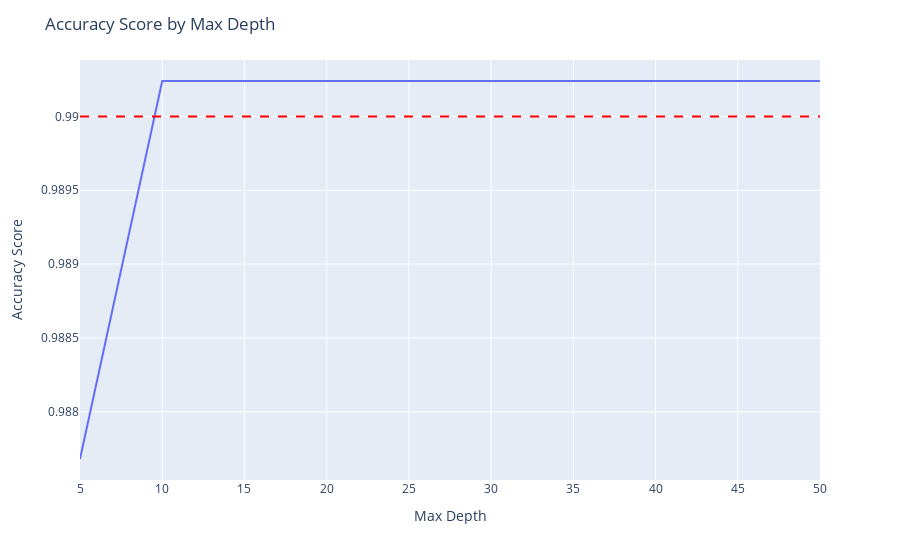

The notebook cell saved with this chart:
### Code cell
df_3d_mean_optimal = df_3d_mean[df_3d_mean['number_of_trees'] == optimal_number_of_trees]
fig = px.line(df_3d_mean_optimal, x='max_depth', y='score')
fig.add_hline(y=0.990, line_dash='dash', line_color='red')
fig.update_xaxes(title_text='Max Depth')
fig.update_yaxes(title_text='Accuracy Score')
fig.update_layout(title_text='Accuracy Score by Max Depth')
fig.show()

### Figure 1 — Plotly figure (JSON) as saved in the notebook; plotly's stock layout.template omitted (floating-point values rounded to 4 significant figures)
{"data": [{"hovertemplate": "max_depth=%{x}<br>score=%{y}<extra></extra>", "legendgroup": "", "line": {"color": "#636efa", "dash": "solid"}, "marker": {"symbol": "circle"}, "mode": "lines", "name": "", "orientation": "v", "showlegend": false, "type": "scatter", "x": [5, 10, 15, 20, 25, 30, 35, 40, 45, 50], "xaxis": "x", "y": [0.9877, 0.9902, 0.9902, 0.9902, 0.9902, 0.9902, 0.9902, 0.9902, 0.9902, 0.9902], "yaxis": "y"}], "layout": {"legend": {"tracegroupgap": 0}, "margin": {"t": 60}, "shapes": [{"line": {"color": "red", "dash": "dash"}, "type": "line", "x0": 0, "x1": 1, "xref": "x domain", "y0": 0.99, "y1": 0.99, "yref": "y"}], "title": {"text": "Accuracy Score by Max Depth"}, "xaxis": {"anchor": "y", "domain": [0, 1], "title": {"text": "Max Depth"}}, "yaxis": {"anchor": "x", "domain": [0, 1], "title": {"text": "Accuracy Score"}}}}
